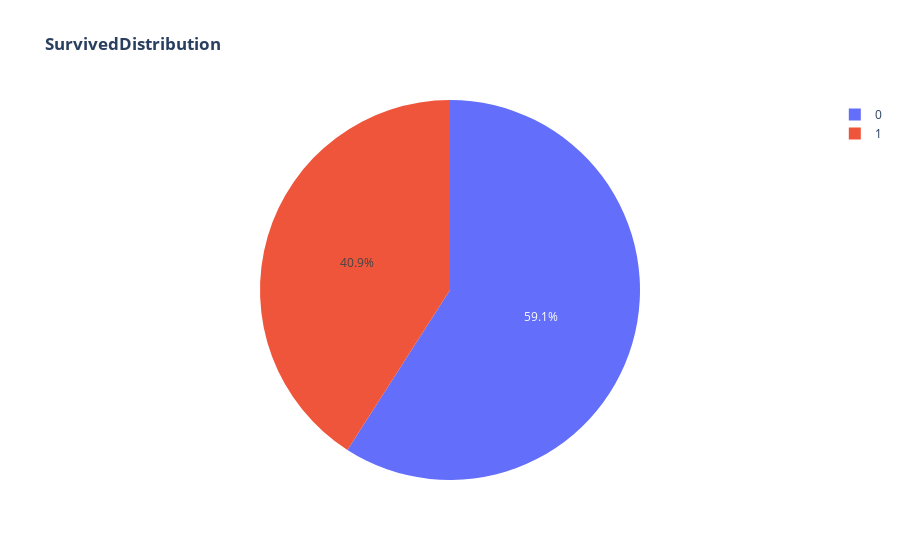

Write notebook code for a chart like this one.
### Code cell
import plotly.express as px
import plotly.graph_objects as go
px.pie(df,names='Survived',
       title='<b>SurvivedDistribution</b>',
       color_discrete_sequence=px.colors.qualitative.)

### Figure 1 — Plotly figure (JSON) as saved in the notebook; plotly's stock layout.template omitted (floating-point values rounded to 4 significant figures; data arrays with more than 128 entries replaced by an {"elided": "..."} marker saying what was removed)
{"data": [{"domain": {"x": [0, 1], "y": [0, 1]}, "hovertemplate": "Survived=%{label}<extra></extra>", "labels": {"elided": "760 int values"}, "legendgroup": "", "name": "", "showlegend": true, "type": "pie"}], "layout": {"legend": {"tracegroupgap": 0}, "title": {"text": "<b>SurvivedDistribution</b>"}}}
